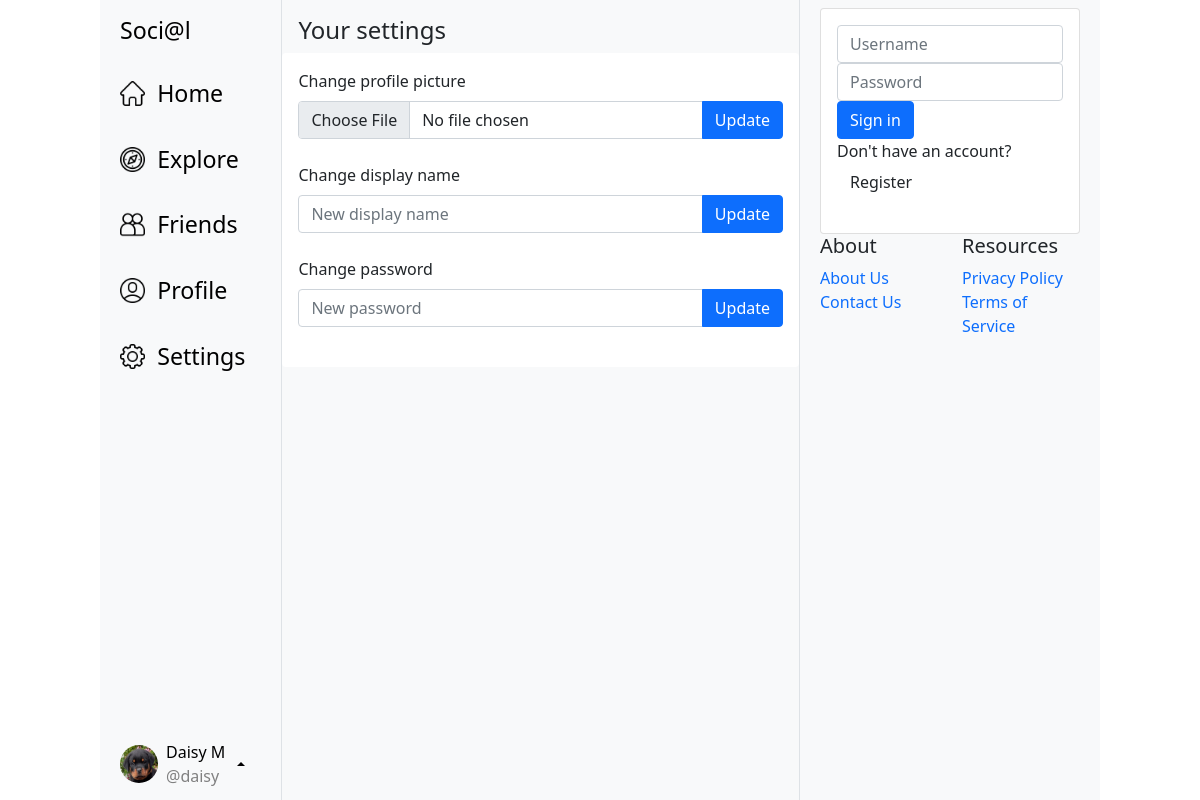
Screenshot of /settings (signed in) with the database file from the repository.
### app/models.py (models this page shows, shortened)
class User(UserMixin, db.Model):
    id = db.Column(db.Integer, primary_key=True)
    username = db.Column(db.String(80), unique=True, nullable=False)
    password = db.Column(db.String(128), nullable=False)
    salt = db.Column(db.String(16), nullable=False)
    display_name = db.Column(db.String(80), nullable=False)
    active = db.Column(db.Boolean, nullable=False, default=True)
    posts = db.relationship("Post", backref="user", lazy="dynamic")
    friends = db.relationship(  # friendship many-to-many relationship betwen users
        "User",
        secondary="friendship",
        primaryjoin="User.id == Friendship.user1_id",
        secondaryjoin="User.id == Friendship.user2_id",
        lazy="dynamic"
    )

### app/views.py (the view)
@app.route("/settings")
def settings():
    username = current_user.username if current_user.is_authenticated else ""
    return render_template("settings.html",
                           title="Settings",
                           content_heading="Your settings",
                           current_user=current_user, )

### app/__init__.py (called while the page is built)
@login_manager.user_loader
def load_user(user_id):
    return models.User.query.get(int(user_id))

### app/templates/settings.html
{% extends "base.html" %}
{% block content %}
    <div class="card border-0 my-2">
        <div class="card-body">
            <div class="mb-4">
                <label for="change-pfp" class="form-label">Change profile picture</label>
                <form action="/upload_file" method="POST" enctype="multipart/form-data" id="change-pfp-form">
                    <div class="input-group">
                        <input type="file" class="form-control" name="file"/>
                        <button type="submit" class="btn btn-primary">Update</button>
                    </div>
                </form>
            </div>
            <div class="mb-4">
                <label for="change-display-name-form" class="form-label">Change display name</label>
                <form action="/change_display_name" method="POST" id="change-display-name-form">
                    <div class="input-group">
                        <input type="text" id="change_display_name" name="change_display_name"
                               class="form-control" placeholder="New display name"/>
                        <button type="submit" class="btn btn-primary">Update</button>
                    </div>
                </form>
            </div>
            <div class="mb-4">
                <label for="change-password-form" class="form-label">Change password</label>
                <form action="/change_password" method="POST" id="change-password-form">
                    <div class="input-group">
                        <input type="password" id="change_password" name="change_password"
                               class="form-control" placeholder="New password"/>
                        <button type="submit" class="btn btn-primary">Update</button>
                    </div>
                </form>
            </div>
        </div>
    </div>
{% endblock content %}

### app/templates/cards/profile-menu.html (shortened to what this page needs)
<div class="card-header-pills dropup auth-required">
    <a href="#" class="d-flex align-items-center dropdown-toggle"
       data-bs-toggle="dropdown" style="color: black">
        <img src="/static/assets/profile-imgs/{{ current_user.username }}.jpg"
             width="38" height="38" alt="Profile Image" class="rounded-circle profile-img">
        <p class="profile-menu-text d-none d-lg-inline mx-2 my-1" id="profile-card-username">
            {{ current_user.display_name }}
            <br>
            <span style="color:gray"> @{{ current_user.username }}</span>
        </p>
    </a>
</div>

### app/static/css/custom-style.css (style rules this page uses)
a:hover, a:visited, a:link, a:active { text-decoration: none; }
.profile-menu-text { font-size: 1em; color: black; vertical-align: middle; }

### rows the page displays
User: username (picture), display_name "Daisy M", username "daisy"

### other values shown
{{ nav_link | capitalize }} "Home" "Explore" "Friends" "Profile" "Settings"
{{ content_heading }} "Your settings"
